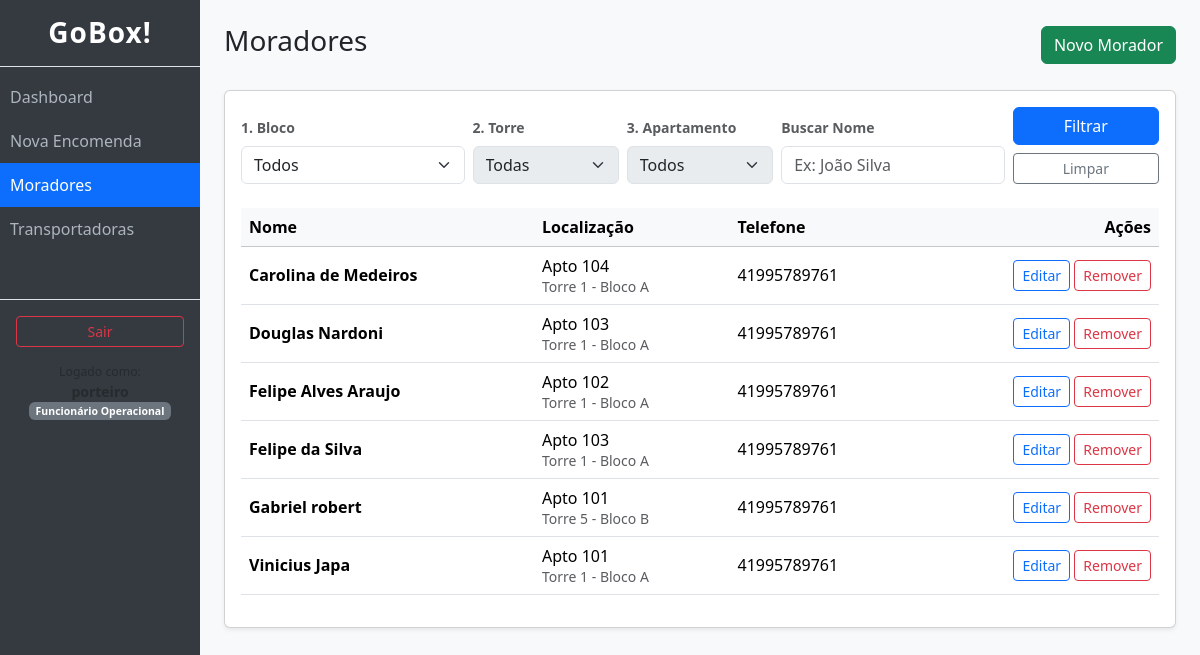
Page /gestao/moradores/ (signed in) on the committed database.
### usuarios/models.py (models this page shows, shortened)
class Funcionario(AbstractUser):
    TIPO_OPERADOR = 'OPERADOR'
    TIPO_ADMIN = 'ADMIN'
    CARGO_CHOICES = [
        (TIPO_OPERADOR, 'Funcionário Operacional'),
        (TIPO_ADMIN, 'Administrador/Síndico'),
    ]
    cargo = models.CharField(
        max_length=20,
        choices=CARGO_CHOICES,
        default=TIPO_OPERADOR,
        verbose_name="Nível de Acesso"
    )
    telefone = models.CharField(max_length=20, blank=True, null=True)
    class Meta:
        verbose_name = "Funcionário"
    @property
    def eh_admin(self):
        return self.cargo == self.TIPO_ADMIN or self.is_superuser

class Morador(models.Model):
    apto = models.ForeignKey(Apartamento, on_delete=models.PROTECT, related_name="moradores")
    nome = models.CharField(max_length=200)
    telefone = models.CharField(max_length=30, blank=True, null=True)
    data_cadastro = models.DateTimeField(auto_now_add=True)
    class Meta:
        verbose_name = "Morador"
        verbose_name_plural = "Moradores"

### blocos/models.py (models this page shows, shortened)
class Apartamento(models.Model):
    torre = models.ForeignKey(Torre, on_delete=models.CASCADE, related_name="apartamentos")
    numero = models.CharField(max_length=20)

class Torre(models.Model):
    bloco = models.ForeignKey(Bloco, on_delete=models.CASCADE, related_name="torres")
    nome = models.CharField(max_length=100)

class Bloco(models.Model):
    nome = models.CharField(max_length=100)

### usuarios/views.py (the view)
# urls.py: path('moradores/', views.MoradorListView.as_view(), name='morador_list'),
class MoradorListView(LoginRequiredMixin, ListView):
    model = Morador
    template_name = 'usuarios/morador_list.html'
    context_object_name = 'moradores'
    paginate_by = 20
    def get_queryset(self):
        queryset = Morador.objects.select_related('apto__torre__bloco').all().order_by('nome')
        q = self.request.GET.get('q')
        if q:
            queryset = queryset.filter(nome__icontains=q)
        bloco_id = self.request.GET.get('bloco')
        torre_id = self.request.GET.get('torre')
        apto_id = self.request.GET.get('apto')
        if bloco_id:
            queryset = queryset.filter(apto__torre__bloco_id=bloco_id)
        if torre_id:
            queryset = queryset.filter(apto__torre_id=torre_id)
        if apto_id:
            queryset = queryset.filter(apto_id=apto_id)
        return queryset
    def get_context_data(self, **kwargs):
        context = super().get_context_data(**kwargs)
        context['blocos'] = Bloco.objects.all().order_by('nome')
        filtro_bloco = self.request.GET.get('bloco', '')
        filtro_torre = self.request.GET.get('torre', '')
        filtro_apto = self.request.GET.get('apto', '')
        context['filtro_bloco'] = filtro_bloco
        context['filtro_torre'] = filtro_torre
        context['filtro_apto'] = filtro_apto
        context['filtro_q'] = self.request.GET.get('q', '')
        if filtro_bloco:
            context['torres_filtradas'] = Torre.objects.filter(bloco_id=filtro_bloco).order_by('nome')
        if filtro_torre:
            context['aptos_filtrados'] = Apartamento.objects.filter(torre_id=filtro_torre).order_by('numero')
        return context

### templates/usuarios/morador_list.html (shortened to what this page needs)
{% extends "base.html" %}
{% block content %}
<div class="d-flex justify-content-between align-items-center mb-4">
    <h3>Moradores</h3>
    <a href="{% url 'morador_create' %}" class="btn btn-success">Novo Morador</a>
</div>
<div class="card shadow-sm">
    <div class="card-body">
        <form method="get" class="row g-2 mb-4 align-items-end">
            <div class="col-md-3">
                <label class="form-label small fw-bold text-muted">1. Bloco</label>
                <select name="bloco" id="filtro-bloco" class="form-select">
                    <option value="">Todos</option>
                </select>
            </div>
            <div class="col-md-2">
                <label class="form-label small fw-bold text-muted">2. Torre</label>
                <select name="torre" id="filtro-torre" class="form-select" {% if not torres_filtradas %}disabled{% endif %}>
                    <option value="">Todas</option>
                </select>
            </div>
            <div class="col-md-2">
                <label class="form-label small fw-bold text-muted">3. Apartamento</label>
                <select name="apto" id="filtro-apto" class="form-select" {% if not aptos_filtrados %}disabled{% endif %}>
                    <option value="">Todos</option>
                </select>
            </div>
            <div class="col-md-3">
                <label class="form-label small fw-bold text-muted">Buscar Nome</label>
                <input type="text" name="q" class="form-control" placeholder="Ex: João Silva" value="{{ filtro_q }}">
            </div>
            <div class="col-md-2">
                <div class="d-grid gap-2">
                    <button type="submit" class="btn btn-primary">Filtrar</button>
                    <a href="{% url 'morador_list' %}" class="btn btn-outline-secondary btn-sm">Limpar</a>
                </div>
            </div>
        </form>
        <div class="table-responsive">
            <table class="table table-hover align-middle">
                <thead class="table-light">
                    <tr>
                        <th>Nome</th>
                        <th>Localização</th>
                        <th>Telefone</th>
                        <th class="text-end">Ações</th>
                    </tr>
                </thead>
                <tbody>
                    {% for morador in moradores %}
                    <tr>
                        <td><strong>{{ morador.nome }}</strong></td>
                        <td>
                            Apto {{ morador.apto.numero }} <br>
                            <small class="text-muted">
                                {{ morador.apto.torre.nome }} - {{ morador.apto.torre.bloco.nome }}
                            </small>
                        </td>
                        <td>{{ morador.telefone|default:"-" }}</td>
                        <td class="text-end">
                            <a href="{% url 'morador_update' morador.pk %}" class="btn btn-sm btn-outline-primary">Editar</a>
                            <a href="{% url 'morador_delete' morador.pk %}" class="btn btn-sm btn-outline-danger">Remover</a>
                        </td>
                    </tr>
                    {% empty %}
                    <tr><td colspan="4" class="text-center text-muted py-4">Nenhum morador encontrado com esses filtros.</td></tr>
                    {% endfor %}
                </tbody>
            </table>
        </div>
    </div>
</div>
{% endblock %}

### templates/base.html (shortened to what this page needs)
{% load bootstrap5 %}
{% bootstrap_css %}
<!DOCTYPE html>
<html lang="pt-br">
<head>
</head>
<body>
<div class="container-fluid">
    <div class="row">
        {% if user.is_authenticated %}
        <div class="col-md-2 sidebar p-0">
            <h3 class="text-center py-3 border-bottom brand-title">GoBox!</h3>
            <a href="{% url 'dashboard' %}" class="nav-link-custom {% if request.resolver_match.url_name == 'dashboard' %}active-link{% endif %}">
                Dashboard
            </a>
            <a href="{% url 'encomenda_create' %}" class="nav-link-custom {% if request.resolver_match.url_name == 'encomenda_create' %}active-link{% endif %}">
                Nova Encomenda
            </a>
            <a href="{% url 'morador_list' %}" class="nav-link-custom {% if 'moradores' in request.path %}active-link{% endif %}">
                Moradores
            </a>
            <a href="{% url 'transportadora_list' %}" class="nav-link-custom {% if 'transportadoras' in request.path %}active-link{% endif %}">
                Transportadoras
            </a>
            <div class="mt-5 border-top p-3">
                <form action="{% url 'logout' %}" method="post">
                    <button type="submit" class="btn btn-outline-danger w-100 btn-sm">Sair</button>
                </form>
                <div class="small text-center mt-2 text-muted">
                    <small>Logado como:</small><br>
                    <strong>{{ user.username }}</strong><br>
                    <span class="badge bg-secondary">{{ user.get_cargo_display }}</span>
                </div>
            </div>
        </div>
        {% endif %}
        <div class="col-md-{% if user.is_authenticated %}10{% else %}12{% endif %} p-4">
            {% block content %}
            {% endblock %}
        </div>
    </div>
</div>
</body>
</html>

### templates/base.html (style rules this page uses)
body { background-color: #f8f9fa; }
.sidebar { min-height: 100vh; background-color: #343a40; color: white; }
.sidebar a.nav-link-custom { color: #adb5bd; text-decoration: none; padding: 10px; display: block; }
.active-link { background-color: #0d6efd; color: white !important; }
.brand-title { font-weight: bold; letter-spacing: 1px; }

### rows in the picture
Funcionario: cargo "Funcionário Operacional"
Morador: nome "Carolina de Medeiros", apto.numero "104", apto.torre.nome "Torre 1", apto.torre.bloco.nome "Bloco A", telefone "41995789761"
Morador: nome "Douglas Nardoni", apto.numero "103", apto.torre.nome "Torre 1", apto.torre.bloco.nome "Bloco A", telefone "41995789761"
Morador: nome "Felipe Alves Araujo", apto.numero "102", apto.torre.nome "Torre 1", apto.torre.bloco.nome "Bloco A", telefone "41995789761"
Morador: nome "Felipe da Silva", apto.numero "103", apto.torre.nome "Torre 1", apto.torre.bloco.nome "Bloco A", telefone "41995789761"
Morador: nome "Gabriel robert", apto.numero "101", apto.torre.nome "Torre 5", apto.torre.bloco.nome "Bloco B", telefone "41995789761"
Morador: nome "Vinicius Japa", apto.numero "101", apto.torre.nome "Torre 1", apto.torre.bloco.nome "Bloco A", telefone "41995789761"
